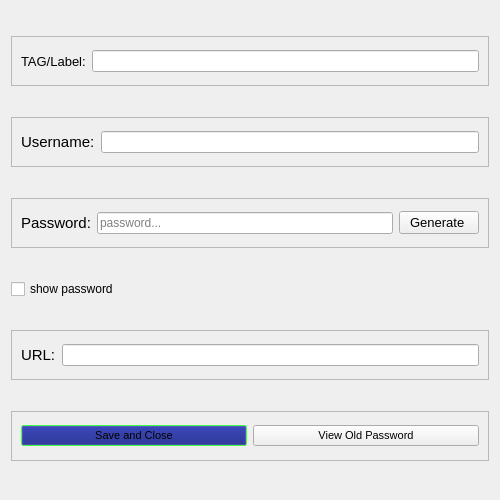
<?xml version="1.0" encoding="UTF-8"?>
<ui version="4.0">
 <class>Form</class>
 <widget class="QWidget" name="Form">
  <property name="geometry">
   <rect>
    <x>0</x>
    <y>0</y>
    <width>500</width>
    <height>500</height>
   </rect>
  </property>
  <property name="sizePolicy">
   <sizepolicy hsizetype="Preferred" vsizetype="Preferred">
    <horstretch>201</horstretch>
    <verstretch>100</verstretch>
   </sizepolicy>
  </property>
  <property name="minimumSize">
   <size>
    <width>500</width>
    <height>500</height>
   </size>
  </property>
  <property name="maximumSize">
   <size>
    <width>500</width>
    <height>500</height>
   </size>
  </property>
  <property name="windowTitle">
   <string>Form</string>
  </property>
  <layout class="QVBoxLayout" name="verticalLayout">
   <item>
    <widget class="QFrame" name="frame">
     <property name="minimumSize">
      <size>
       <width>0</width>
       <height>50</height>
      </size>
     </property>
     <property name="maximumSize">
      <size>
       <width>16777215</width>
       <height>50</height>
      </size>
     </property>
     <property name="frameShape">
      <enum>QFrame::StyledPanel</enum>
     </property>
     <property name="frameShadow">
      <enum>QFrame::Raised</enum>
     </property>
     <layout class="QHBoxLayout" name="horizontalLayout">
      <item>
       <widget class="QLabel" name="label">
        <property name="font">
         <font>
          <pointsize>10</pointsize>
         </font>
        </property>
        <property name="text">
         <string>TAG/Label:</string>
        </property>
       </widget>
      </item>
      <item>
       <widget class="QLineEdit" name="tagLineEdit"/>
      </item>
     </layout>
    </widget>
   </item>
   <item>
    <widget class="QFrame" name="frame_2">
     <property name="minimumSize">
      <size>
       <width>0</width>
       <height>50</height>
      </size>
     </property>
     <property name="maximumSize">
      <size>
       <width>16777215</width>
       <height>50</height>
      </size>
     </property>
     <property name="frameShape">
      <enum>QFrame::StyledPanel</enum>
     </property>
     <property name="frameShadow">
      <enum>QFrame::Raised</enum>
     </property>
     <layout class="QHBoxLayout" name="horizontalLayout_2">
      <item>
       <widget class="QLabel" name="label_5">
        <property name="font">
         <font>
          <pointsize>11</pointsize>
         </font>
        </property>
        <property name="text">
         <string>Username:</string>
        </property>
       </widget>
      </item>
      <item>
       <widget class="QLineEdit" name="usernameLineEdit"/>
      </item>
     </layout>
    </widget>
   </item>
   <item>
    <widget class="QFrame" name="frame_3">
     <property name="minimumSize">
      <size>
       <width>0</width>
       <height>50</height>
      </size>
     </property>
     <property name="maximumSize">
      <size>
       <width>16777215</width>
       <height>50</height>
      </size>
     </property>
     <property name="frameShape">
      <enum>QFrame::StyledPanel</enum>
     </property>
     <property name="frameShadow">
      <enum>QFrame::Raised</enum>
     </property>
     <layout class="QHBoxLayout" name="horizontalLayout_3">
      <item>
       <widget class="QLabel" name="label_6">
        <property name="font">
         <font>
          <pointsize>11</pointsize>
         </font>
        </property>
        <property name="text">
         <string>Password:</string>
        </property>
       </widget>
      </item>
      <item>
       <widget class="QLineEdit" name="passwordLineEdit">
        <property name="echoMode">
         <enum>QLineEdit::Password</enum>
        </property>
        <property name="placeholderText">
         <string>password...</string>
        </property>
       </widget>
      </item>
      <item>
       <widget class="QPushButton" name="generateButton">
        <property name="font">
         <font>
          <pointsize>10</pointsize>
         </font>
        </property>
        <property name="text">
         <string>Generate </string>
        </property>
       </widget>
      </item>
     </layout>
    </widget>
   </item>
   <item>
    <widget class="QCheckBox" name="showPasswordLineEdit">
     <property name="text">
      <string>show password</string>
     </property>
    </widget>
   </item>
   <item>
    <widget class="QFrame" name="frame_4">
     <property name="minimumSize">
      <size>
       <width>0</width>
       <height>50</height>
      </size>
     </property>
     <property name="maximumSize">
      <size>
       <width>16777215</width>
       <height>50</height>
      </size>
     </property>
     <property name="frameShape">
      <enum>QFrame::StyledPanel</enum>
     </property>
     <property name="frameShadow">
      <enum>QFrame::Raised</enum>
     </property>
     <layout class="QHBoxLayout" name="horizontalLayout_4">
      <item>
       <widget class="QLabel" name="label_7">
        <property name="font">
         <font>
          <pointsize>11</pointsize>
         </font>
        </property>
        <property name="text">
         <string>URL:</string>
        </property>
       </widget>
      </item>
      <item>
       <widget class="QLineEdit" name="urlLineEdit"/>
      </item>
     </layout>
    </widget>
   </item>
   <item>
    <widget class="QFrame" name="frame_5">
     <property name="minimumSize">
      <size>
       <width>0</width>
       <height>50</height>
      </size>
     </property>
     <property name="maximumSize">
      <size>
       <width>16777215</width>
       <height>50</height>
      </size>
     </property>
     <property name="frameShape">
      <enum>QFrame::StyledPanel</enum>
     </property>
     <property name="frameShadow">
      <enum>QFrame::Raised</enum>
     </property>
     <layout class="QHBoxLayout" name="horizontalLayout_5">
      <item>
       <widget class="QPushButton" name="SaveCloseButton">
        <property name="minimumSize">
         <size>
          <width>50</width>
          <height>10</height>
         </size>
        </property>
        <property name="palette">
         <palette>
          <active>
           <colorrole role="Button">
            <brush brushstyle="SolidPattern">
             <color alpha="255">
              <red>8</red>
              <green>0</green>
              <blue>240</blue>
             </color>
            </brush>
           </colorrole>
           <colorrole role="Light">
            <brush brushstyle="SolidPattern">
             <color alpha="255">
              <red>0</red>
              <green>2</green>
              <blue>164</blue>
             </color>
            </brush>
           </colorrole>
           <colorrole role="Midlight">
            <brush brushstyle="SolidPattern">
             <color alpha="255">
              <red>227</red>
              <green>227</green>
              <blue>227</blue>
             </color>
            </brush>
           </colorrole>
           <colorrole role="BrightText">
            <brush brushstyle="SolidPattern">
             <color alpha="255">
              <red>0</red>
              <green>0</green>
              <blue>255</blue>
             </color>
            </brush>
           </colorrole>
           <colorrole role="ButtonText">
            <brush brushstyle="SolidPattern">
             <color alpha="255">
              <red>0</red>
              <green>0</green>
              <blue>0</blue>
             </color>
            </brush>
           </colorrole>
           <colorrole role="Base">
            <brush brushstyle="SolidPattern">
             <color alpha="255">
              <red>6</red>
              <green>0</green>
              <blue>184</blue>
             </color>
            </brush>
           </colorrole>
           <colorrole role="Window">
            <brush brushstyle="SolidPattern">
             <color alpha="255">
              <red>170</red>
              <green>255</green>
              <blue>255</blue>
             </color>
            </brush>
           </colorrole>
           <colorrole role="Highlight">
            <brush brushstyle="SolidPattern">
             <color alpha="255">
              <red>0</red>
              <green>120</green>
              <blue>215</blue>
             </color>
            </brush>
           </colorrole>
           <colorrole role="HighlightedText">
            <brush brushstyle="SolidPattern">
             <color alpha="255">
              <red>170</red>
              <green>255</green>
              <blue>0</blue>
             </color>
            </brush>
           </colorrole>
           <colorrole role="AlternateBase">
            <brush brushstyle="SolidPattern">
             <color alpha="255">
              <red>255</red>
              <green>255</green>
              <blue>0</blue>
             </color>
            </brush>
           </colorrole>
           <colorrole role="NoRole">
            <brush brushstyle="SolidPattern">
             <color alpha="255">
              <red>170</red>
              <green>85</green>
              <blue>0</blue>
             </color>
            </brush>
           </colorrole>
           <colorrole role="ToolTipBase">
            <brush brushstyle="SolidPattern">
             <color alpha="255">
              <red>170</red>
              <green>170</green>
              <blue>127</blue>
             </color>
            </brush>
           </colorrole>
          </active>
          <inactive>
           <colorrole role="Button">
            <brush brushstyle="SolidPattern">
             <color alpha="255">
              <red>0</red>
              <green>0</green>
              <blue>127</blue>
             </color>
            </brush>
           </colorrole>
           <colorrole role="Light">
            <brush brushstyle="SolidPattern">
             <color alpha="255">
              <red>0</red>
              <green>2</green>
              <blue>164</blue>
             </color>
            </brush>
           </colorrole>
           <colorrole role="Midlight">
            <brush brushstyle="SolidPattern">
             <color alpha="255">
              <red>227</red>
              <green>227</green>
              <blue>227</blue>
             </color>
            </brush>
           </colorrole>
           <colorrole role="BrightText">
            <brush brushstyle="SolidPattern">
             <color alpha="255">
              <red>0</red>
              <green>0</green>
              <blue>255</blue>
             </color>
            </brush>
           </colorrole>
           <colorrole role="ButtonText">
            <brush brushstyle="SolidPattern">
             <color alpha="255">
              <red>0</red>
              <green>0</green>
              <blue>0</blue>
             </color>
            </brush>
           </colorrole>
           <colorrole role="Base">
            <brush brushstyle="SolidPattern">
             <color alpha="255">
              <red>0</red>
              <green>255</green>
              <blue>0</blue>
             </color>
            </brush>
           </colorrole>
           <colorrole role="Window">
            <brush brushstyle="SolidPattern">
             <color alpha="255">
              <red>0</red>
              <green>255</green>
              <blue>0</blue>
             </color>
            </brush>
           </colorrole>
           <colorrole role="Highlight">
            <brush brushstyle="SolidPattern">
             <color alpha="255">
              <red>0</red>
              <green>255</green>
              <blue>0</blue>
             </color>
            </brush>
           </colorrole>
           <colorrole role="HighlightedText">
            <brush brushstyle="SolidPattern">
             <color alpha="255">
              <red>170</red>
              <green>255</green>
              <blue>0</blue>
             </color>
            </brush>
           </colorrole>
           <colorrole role="AlternateBase">
            <brush brushstyle="SolidPattern">
             <color alpha="255">
              <red>255</red>
              <green>255</green>
              <blue>0</blue>
             </color>
            </brush>
           </colorrole>
           <colorrole role="NoRole">
            <brush brushstyle="SolidPattern">
             <color alpha="255">
              <red>170</red>
              <green>85</green>
              <blue>0</blue>
             </color>
            </brush>
           </colorrole>
           <colorrole role="ToolTipBase">
            <brush brushstyle="SolidPattern">
             <color alpha="255">
              <red>0</red>
              <green>255</green>
              <blue>127</blue>
             </color>
            </brush>
           </colorrole>
          </inactive>
          <disabled>
           <colorrole role="Button">
            <brush brushstyle="SolidPattern">
             <color alpha="255">
              <red>0</red>
              <green>0</green>
              <blue>127</blue>
             </color>
            </brush>
           </colorrole>
           <colorrole role="Light">
            <brush brushstyle="SolidPattern">
             <color alpha="255">
              <red>0</red>
              <green>2</green>
              <blue>164</blue>
             </color>
            </brush>
           </colorrole>
           <colorrole role="Midlight">
            <brush brushstyle="SolidPattern">
             <color alpha="255">
              <red>0</red>
              <green>0</green>
              <blue>127</blue>
             </color>
            </brush>
           </colorrole>
           <colorrole role="BrightText">
            <brush brushstyle="SolidPattern">
             <color alpha="255">
              <red>0</red>
              <green>0</green>
              <blue>127</blue>
             </color>
            </brush>
           </colorrole>
           <colorrole role="ButtonText">
            <brush brushstyle="SolidPattern">
             <color alpha="255">
              <red>120</red>
              <green>120</green>
              <blue>120</blue>
             </color>
            </brush>
           </colorrole>
           <colorrole role="Base">
            <brush brushstyle="SolidPattern">
             <color alpha="255">
              <red>0</red>
              <green>0</green>
              <blue>127</blue>
             </color>
            </brush>
           </colorrole>
           <colorrole role="Window">
            <brush brushstyle="SolidPattern">
             <color alpha="255">
              <red>85</red>
              <green>255</green>
              <blue>127</blue>
             </color>
            </brush>
           </colorrole>
           <colorrole role="Highlight">
            <brush brushstyle="SolidPattern">
             <color alpha="255">
              <red>0</red>
              <green>120</green>
              <blue>215</blue>
             </color>
            </brush>
           </colorrole>
           <colorrole role="HighlightedText">
            <brush brushstyle="SolidPattern">
             <color alpha="255">
              <red>170</red>
              <green>255</green>
              <blue>0</blue>
             </color>
            </brush>
           </colorrole>
           <colorrole role="AlternateBase">
            <brush brushstyle="SolidPattern">
             <color alpha="255">
              <red>85</red>
              <green>255</green>
              <blue>255</blue>
             </color>
            </brush>
           </colorrole>
           <colorrole role="NoRole">
            <brush brushstyle="SolidPattern">
             <color alpha="255">
              <red>170</red>
              <green>85</green>
              <blue>0</blue>
             </color>
            </brush>
           </colorrole>
           <colorrole role="ToolTipBase">
            <brush brushstyle="SolidPattern">
             <color alpha="255">
              <red>170</red>
              <green>170</green>
              <blue>0</blue>
             </color>
            </brush>
           </colorrole>
          </disabled>
         </palette>
        </property>
        <property name="font">
         <font>
          <pointsize>8</pointsize>
         </font>
        </property>
        <property name="text">
         <string>Save and Close</string>
        </property>
        <property name="autoDefault">
         <bool>false</bool>
        </property>
        <property name="default">
         <bool>true</bool>
        </property>
        <property name="flat">
         <bool>false</bool>
        </property>
       </widget>
      </item>
      <item>
       <widget class="QPushButton" name="viewOldButton">
        <property name="minimumSize">
         <size>
          <width>50</width>
          <height>10</height>
         </size>
        </property>
        <property name="font">
         <font>
          <pointsize>8</pointsize>
         </font>
        </property>
        <property name="text">
         <string>View Old Password</string>
        </property>
       </widget>
      </item>
     </layout>
    </widget>
   </item>
  </layout>
 </widget>
 <resources/>
 <connections/>
</ui>
